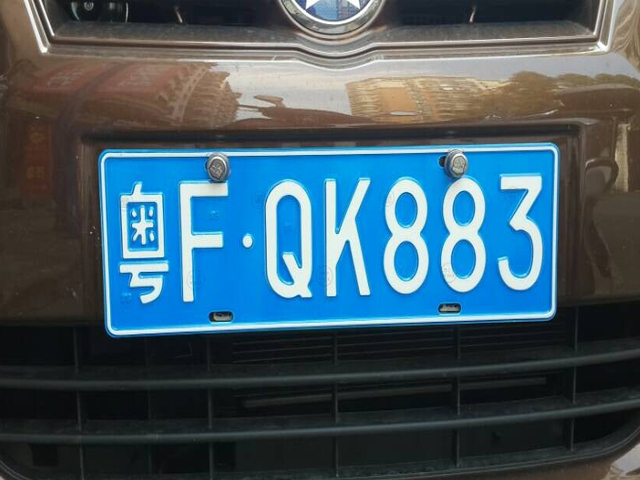
%> input picture chepaishibie/che.jpg, 640 x 480 px
$ octave --eval "result = pretreatment(imread('che.jpg'));"   (GNU Octave 9; MATLAB toolbox functions it lacks are replaced by stand-ins)
%> lines starting %> are read from the running program, lines starting %| are printed output that depends on the picture
%神经网络
function  inpt  = pretreatment(I)
%YUCHULI Summary of this function goes here
%   Detailed explanation goes here
if isrgb(I)
   I1 = rgb2gray(I);
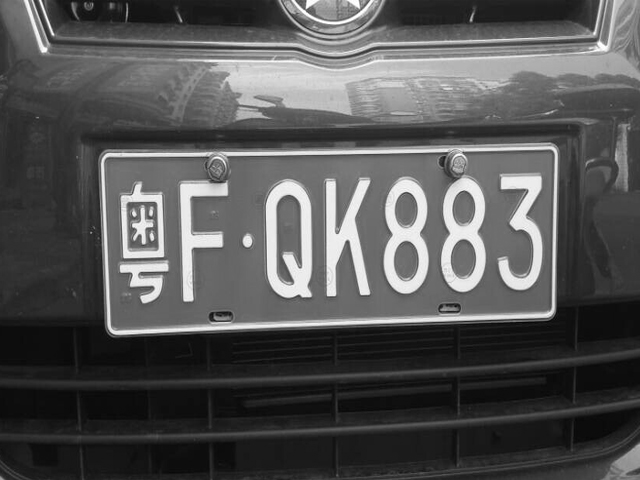
%> I1: size 480x640 uint8; min 4, max 255, mean 83.9
else
   I1=I;
end
I1=imresize(I1,[50 20]);%将图片统一划为50*20大小
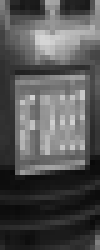
%> I1: size 50x20 uint8 (shown 5 times larger); min 9, max 213, mean 83.9
I1=im2bw(I1,0.9);
%> I1: size 50x20 logical; every value is 0
[m,n]=size(I1);
%> m = 50; n = 20
inpt=zeros(1,m*n);
%%%%%%将图像按列转换成一个行向量
for j=1:n
    for i=1:m
        inpt(1,m*(j-1)+i)=I1(i,j);
    end
end
%> after the loop, inpt = 1000 values from 0 to 0
